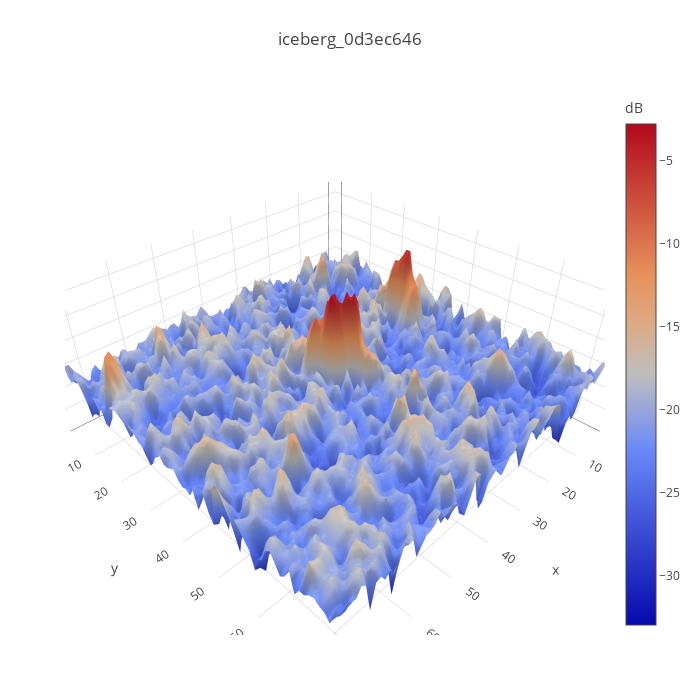

Here is the notebook cell this chart was saved with:
### Code cell
from random import choice
ice_ex = choice(ice_idx)
plot_3d_example(df.band_1.iloc[ice_ex], 'iceberg_{}'.format(df.id.iloc[ice_ex]))

### Figure 1 — Plotly figure (JSON) as saved in the notebook; plotly's stock layout.template omitted (floating-point values rounded to 4 significant figures; data arrays with more than 128 entries replaced by an {"elided": "..."} marker saying what was removed)
{"data": [{"colorbar": {"title": "dB"}, "type": "surface", "z": {"elided": "75x75 float values"}}], "layout": {"autosize": false, "height": 700, "margin": {"b": 65, "l": 65, "r": 50, "t": 90}, "title": "iceberg_0d3ec646", "width": 700}}
